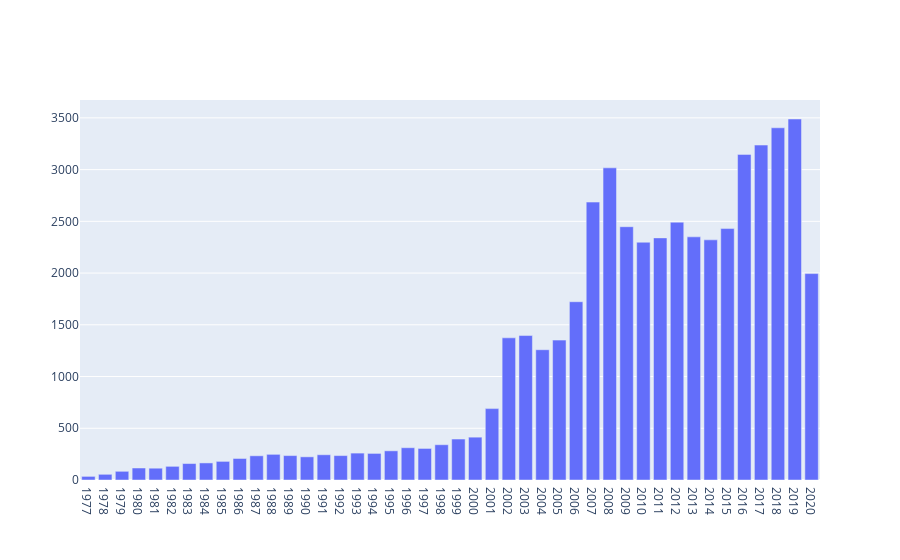

Notebook code cell kept with this figure:
### Code cell
fig = go.Figure([go.Bar(x=years, y=num_movies)])
fig.show()

### Figure 1 — Plotly figure (JSON) as saved in the notebook; plotly's stock layout.template omitted (floating-point values rounded to 4 significant figures)
{"data": [{"type": "bar", "x": ["1977", "1978", "1979", "1980", "1981", "1982", "1983", "1984", "1985", "1986", "1987", "1988", "1989", "1990", "1991", "1992", "1993", "1994", "1995", "1996", "1997", "1998", "1999", "2000", "2001", "2002", "2003", "2004", "2005", "2006", "2007", "2008", "2009", "2010", "2011", "2012", "2013", "2014", "2015", "2016", "2017", "2018", "2019", "2020", "2021"], "y": [35, 55, 84, 116, 114, 132, 159, 165, 180, 208, 234, 248, 236, 224, 244, 236, 260, 257, 282, 312, 305, 341, 396, 414, 690, 1374, 1396, 1259, 1352, 1723, 2686, 3017, 2448, 2298, 2340, 2492, 2350, 2321, 2430, 3147, 3237, 3404, 3489, 1995]}], "layout": {}}
